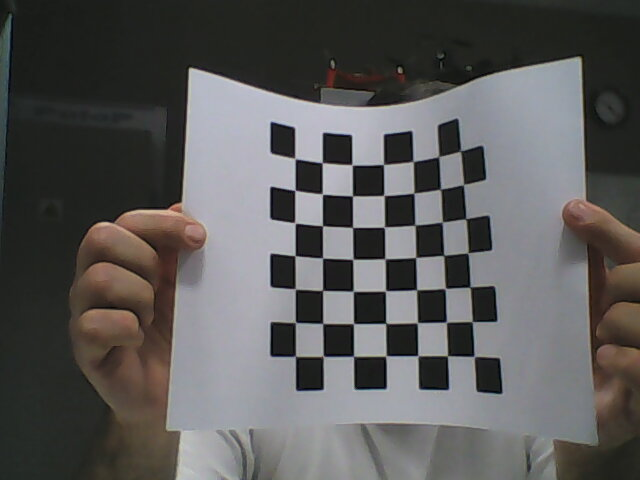
//> input picture test/bidouilles/chessboard/photo.png, 640 x 480 px
$ ./essai   (built with g++ and OpenCV 4)
//> lines starting //> are read from the running program, lines starting //| are printed output that depends on the picture; after the words box and inside, x2 and y2 are one past the last pixel; in counts of white or black regions, pixels touching at a corner belong together
#include "opencv2/opencv.hpp"

using namespace cv;
using namespace std;

int main( int argc, char** argv)
{
    // Read source image.
    Mat im_dst = imread("./photo.png");
//> im_dst is the input picture: 480 rows x 640 cols, CV_8UC3; mean B, G, R 88.9, 89.5, 90.5
    // Four corners of the book in source image
    vector<Point2f> pts_dst;
    pts_dst.push_back(Point2f(270, 120));
    pts_dst.push_back(Point2f(480, 115));
    pts_dst.push_back(Point2f(500, 393));
    pts_dst.push_back(Point2f(267, 392));


    // Read destination image.
    Mat im_src = imread("./chessboard.png");
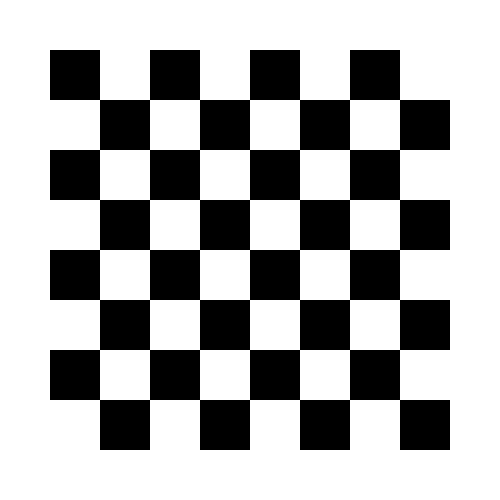
//> input picture test/bidouilles/chessboard/chessboard.png, 1000 x 1000 px (shown at 1/2 size)
//> im_src is the input picture: 1000 rows x 1000 cols, CV_8UC3; 68% white; 1 black region, box (x1, y1, x2, y2) and area: (100, 100, 900, 900) 320000
    // Four corners of the book in destination image.
    vector<Point2f> pts_src;
    pts_src.push_back(Point2f(100, 100));
    pts_src.push_back(Point2f(900, 100));
    pts_src.push_back(Point2f(900, 900));
    pts_src.push_back(Point2f(100, 900));

    // Calculate Homography
    Mat h = findHomography(pts_src, pts_dst);

    // Output image
    Mat im_out;
    // Warp source image to destination based on homography
    warpPerspective(im_src, im_out, h, im_dst.size());
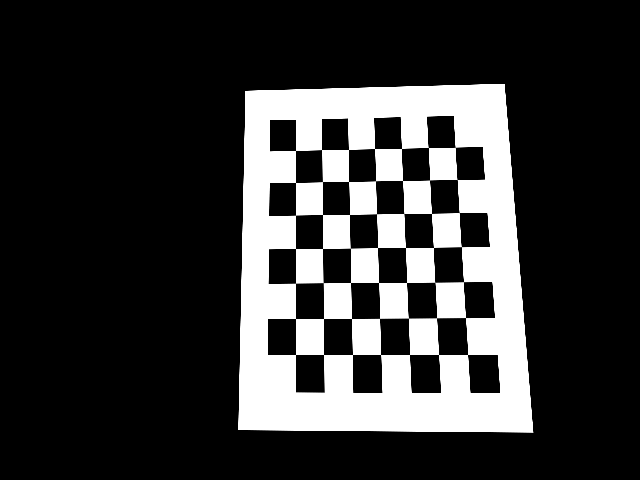
//> im_out: 480 rows x 640 cols, CV_8UC3; min 0, max 255, mean 53.9

    // Display images
    imshow("Source Image", im_src);
    imshow("Destination Image", im_dst);
    imshow("Warped Source Image", im_out);

    waitKey(0);
}
